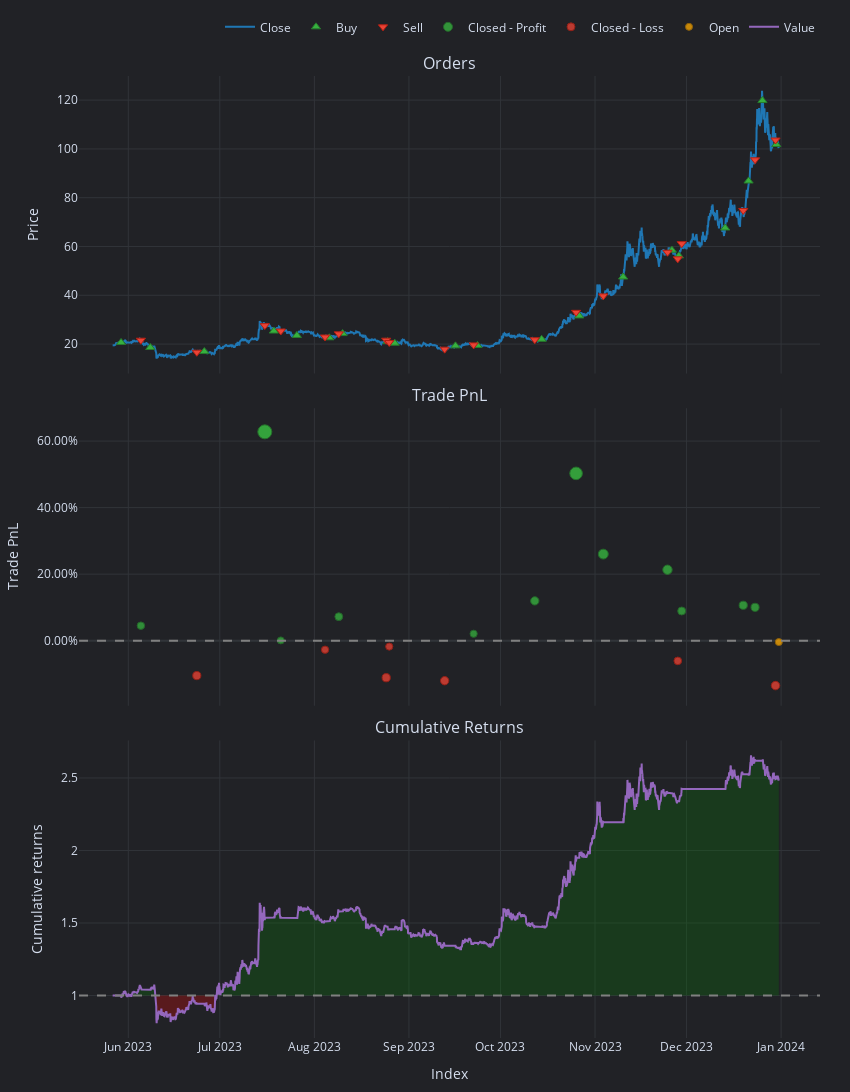

Write notebook code for a chart like this one.
### Code cell
pf.plot(settings=dict(bm_returns=False)).show()

### Figure 1 — Plotly figure (JSON) as saved in the notebook; plotly's stock layout.template omitted (floating-point values rounded to 4 significant figures; data arrays with more than 128 entries replaced by an {"elided": "..."} marker saying what was removed)
{"data": [{"legendgroup": "0", "line": {"color": "#1f77b4"}, "mode": "lines", "name": "Close", "showlegend": true, "type": "scatter", "uid": "e4f0b5e0-346d-46ae-bf6a-3a1957447aa8", "x": {"elided": "5242 str values"}, "xaxis": "x", "y": {"elided": "5242 float values"}, "yaxis": "y"}, {"customdata": {"elided": "20x9 mixed values"}, "hovertemplate": "<br>Order Id: %{customdata[0]}\n<br>Signal Index: %{customdata[1]}\n<br>Creation Index: %{customdata[2]}\n<br>Fill Index: %{customdata[3]}\n<br>Size: %{customdata[4]:,}\n<br>Price: %{customdata[5]:,}\n<br>Fees: %{customdata[6]:,}\n<br>Type: %{customdata[7]}\n<br>Stop Type: %{customdata[8]}", "marker": {"color": "#37B13F", "line": {"color": "rgb(38,123,44)", "width": 1}, "size": 8, "symbol": "triangle-up"}, "mode": "markers", "name": "Buy", "type": "scatter", "uid": "2192efec-71c5-4f26-8d69-aa580189a836", "x": ["2023-05-29T15:00:00+00:00", "2023-06-08T05:00:00+00:00", "2023-06-25T22:00:00+00:00", "2023-07-18T17:00:00+00:00", "2023-07-26T06:00:00+00:00", "2023-08-05T22:00:00+00:00", "2023-08-10T06:00:00+00:00", "2023-08-25T00:00:00+00:00", "2023-08-27T08:00:00+00:00", "2023-09-16T06:00:00+00:00", "2023-09-23T11:00:00+00:00", "2023-10-14T12:00:00+00:00", "2023-10-26T20:00:00+00:00", "2023-11-10T05:00:00+00:00", "2023-11-26T05:00:00+00:00", "2023-11-28T12:00:00+00:00", "2023-12-13T16:00:00+00:00", "2023-12-21T08:00:00+00:00", "2023-12-25T21:00:00+00:00", "2023-12-30T10:00:00+00:00"], "xaxis": "x", "y": [20.66, 18.61, 16.94, 25.34, 23.54, 22.57, 24.3, 21.04, 20.37, 19.27, 19.46, 21.97, 31.55, 47.5, 58.5, 56.16, 67.58, 86.84, 119.8, 101.8], "yaxis": "y"}, {"customdata": {"elided": "19x9 mixed values"}, "hovertemplate": "<br>Order Id: %{customdata[0]}\n<br>Signal Index: %{customdata[1]}\n<br>Creation Index: %{customdata[2]}\n<br>Fill Index: %{customdata[3]}\n<br>Size: %{customdata[4]:,}\n<br>Price: %{customdata[5]:,}\n<br>Fees: %{customdata[6]:,}\n<br>Type: %{customdata[7]}\n<br>Stop Type: %{customdata[8]}", "marker": {"color": "#EA4335", "line": {"color": "rgb(181,31,18)", "width": 1}, "size": 8, "symbol": "triangle-down"}, "mode": "markers", "name": "Sell", "type": "scatter", "uid": "a5d9c594-1498-450e-b15e-4dbd0372339c", "x": ["2023-06-05T03:00:00+00:00", "2023-06-23T11:00:00+00:00", "2023-07-15T18:00:00+00:00", "2023-07-21T00:00:00+00:00", "2023-08-04T12:00:00+00:00", "2023-08-09T00:00:00+00:00", "2023-08-24T13:00:00+00:00", "2023-08-25T13:00:00+00:00", "2023-09-12T17:00:00+00:00", "2023-09-22T05:00:00+00:00", "2023-10-12T06:00:00+00:00", "2023-10-25T19:00:00+00:00", "2023-11-03T17:00:00+00:00", "2023-11-24T18:00:00+00:00", "2023-11-28T03:00:00+00:00", "2023-11-29T10:00:00+00:00", "2023-12-19T14:00:00+00:00", "2023-12-23T11:00:00+00:00", "2023-12-30T04:00:00+00:00"], "xaxis": "x", "y": [21.59, 16.65, 27.57, 25.36, 22.9, 24.2, 21.6, 20.67, 17.92, 19.67, 21.79, 33.01, 39.76, 57.63, 54.95, 61.18, 74.78, 95.54, 103.6], "yaxis": "y"}, {"customdata": [["0", "0", "2023-06-05 03:00:00+00:00", 4.502, 0.04502], ["2", "2", "2023-07-15 18:00:00+00:00", 62.78, 0.6278], ["3", "3", "2023-07-21 00:00:00+00:00", 0.08286, 0.0008286], ["5", "5", "2023-08-09 00:00:00+00:00", 7.225, 0.07225], ["9", "9", "2023-09-22 05:00:00+00:00", 2.086, 0.02086], ["10", "10", "2023-10-12 06:00:00+00:00", 11.96, 0.1196], ["11", "11", "2023-10-25 19:00:00+00:00", 50.3, 0.503], ["12", "12", "2023-11-03 17:00:00+00:00", 26.02, 0.2602], ["13", "13", "2023-11-24 18:00:00+00:00", 21.33, 0.2133], ["15", "15", "2023-11-29 10:00:00+00:00", 8.926, 0.08926], ["16", "16", "2023-12-19 14:00:00+00:00", 10.65, 0.1065], ["17", "17", "2023-12-23 11:00:00+00:00", 10.02, 0.1002]], "hovertemplate": "<br>Exit Trade Id: %{customdata[0]}\n<br>Position Id: %{customdata[1]}\n<br>Exit Index: %{customdata[2]}\n<br>PnL: %{customdata[3]:,}\n<br>Return: %{customdata[4]:,%}", "marker": {"color": "#37B13F", "line": {"color": "rgb(38,123,44)", "width": 1}, "opacity": [0.7606, 0.9, 0.75, 0.7671, 0.7548, 0.7784, 0.8701, 0.8121, 0.8008, 0.7712, 0.7753, 0.7738], "size": [7.493, 14, 7, 7.797, 7.224, 8.327, 12.61, 9.896, 9.372, 7.987, 8.179, 8.11], "symbol": "circle"}, "mode": "markers", "name": "Closed - Profit", "type": "scatter", "uid": "a40a714b-c403-4ba8-b580-8dc59513c6a3", "x": ["2023-06-05T03:00:00+00:00", "2023-07-15T18:00:00+00:00", "2023-07-21T00:00:00+00:00", "2023-08-09T00:00:00+00:00", "2023-09-22T05:00:00+00:00", "2023-10-12T06:00:00+00:00", "2023-10-25T19:00:00+00:00", "2023-11-03T17:00:00+00:00", "2023-11-24T18:00:00+00:00", "2023-11-29T10:00:00+00:00", "2023-12-19T14:00:00+00:00", "2023-12-23T11:00:00+00:00"], "xaxis": "x2", "y": [0.04502, 0.6278, 0.0008286, 0.07225, 0.02086, 0.1196, 0.503, 0.2602, 0.2133, 0.08926, 0.1065, 0.1002], "yaxis": "y2"}, {"customdata": [["1", "1", "2023-06-23 11:00:00+00:00", -10.5, -0.105], ["4", "4", "2023-08-04 12:00:00+00:00", -2.714, -0.02714], ["6", "6", "2023-08-24 13:00:00+00:00", -11.13, -0.1113], ["7", "7", "2023-08-25 13:00:00+00:00", -1.773, -0.01773], ["8", "8", "2023-09-12 17:00:00+00:00", -12.04, -0.1204], ["14", "14", "2023-11-28 03:00:00+00:00", -6.073, -0.06073], ["18", "18", "2023-12-30 04:00:00+00:00", -13.5, -0.135]], "hovertemplate": "<br>Exit Trade Id: %{customdata[0]}\n<br>Position Id: %{customdata[1]}\n<br>Exit Index: %{customdata[2]}\n<br>PnL: %{customdata[3]:,}\n<br>Return: %{customdata[4]:,%}", "marker": {"color": "#EA4335", "line": {"color": "rgb(181,31,18)", "width": 1}, "opacity": [0.7749, 0.7563, 0.7764, 0.754, 0.7786, 0.7643, 0.7821], "size": [8.163, 7.294, 8.233, 7.189, 8.335, 7.669, 8.498], "symbol": "circle"}, "mode": "markers", "name": "Closed - Loss", "type": "scatter", "uid": "91f15729-ebc3-473e-a053-7875588462c1", "x": ["2023-06-23T11:00:00+00:00", "2023-08-04T12:00:00+00:00", "2023-08-24T13:00:00+00:00", "2023-08-25T13:00:00+00:00", "2023-09-12T17:00:00+00:00", "2023-11-28T03:00:00+00:00", "2023-12-30T04:00:00+00:00"], "xaxis": "x2", "y": [-0.105, -0.02714, -0.1113, -0.01773, -0.1204, -0.06073, -0.135], "yaxis": "y2"}, {"customdata": [["19", "19", "2023-12-31 06:00:00+00:00", -0.4107, -0.004107]], "hovertemplate": "<br>Exit Trade Id: %{customdata[0]}\n<br>Position Id: %{customdata[1]}\n<br>Exit Index: %{customdata[2]}\n<br>PnL: %{customdata[3]:,}\n<br>Return: %{customdata[4]:,%}", "marker": {"color": "#FFAA00", "line": {"color": "rgb(178,118,0)", "width": 1}, "opacity": [0.7508], "size": [7.037], "symbol": "circle"}, "mode": "markers", "name": "Open", "type": "scatter", "uid": "6b5e9e91-fae5-4437-ab20-c84236a40347", "x": ["2023-12-31T06:00:00+00:00"], "xaxis": "x2", "y": [-0.004107], "yaxis": "y2"}, {"hoverinfo": "skip", "line": {"color": "rgba(0, 0, 0, 0)", "width": 0}, "mode": "lines", "opacity": 0, "showlegend": false, "type": "scatter", "uid": "0ec29d42-d8da-41a1-80cd-05be7c144482", "x": {"elided": "5242 str values"}, "xaxis": "x3", "y": {"elided": "5242 int values"}, "yaxis": "y3"}, {"connectgaps": false, "fill": "tonexty", "fillcolor": "rgba(0, 128, 0, 0.25)", "hoverinfo": "skip", "line": {"color": "rgba(0, 0, 0, 0)", "width": 0}, "mode": "lines", "opacity": 0, "showlegend": false, "type": "scatter", "uid": "609657be-2886-41ba-8f4f-b2069a0a5462", "x": {"elided": "5242 str values"}, "xaxis": "x3", "y": {"elided": "5242 float values"}, "yaxis": "y3"}, {"hoverinfo": "skip", "line": {"color": "rgba(0, 0, 0, 0)", "width": 0}, "mode": "lines", "opacity": 0, "showlegend": false, "type": "scatter", "uid": "40597c12-3455-4f2d-9687-1cc8428b406b", "x": {"elided": "5242 str values"}, "xaxis": "x3", "y": {"elided": "5242 int values"}, "yaxis": "y3"}, {"connectgaps": false, "fill": "tonexty", "fillcolor": "rgba(255, 0, 0, 0.25)", "hoverinfo": "skip", "line": {"color": "rgba(0, 0, 0, 0)", "width": 0}, "mode": "lines", "opacity": 0, "showlegend": false, "type": "scatter", "uid": "82dc1e1a-a006-41ce-af76-91b5be64a1b9", "x": {"elided": "5242 str values"}, "xaxis": "x3", "y": {"elided": "5242 float values"}, "yaxis": "y3"}, {"legendgroup": "1", "line": {"color": "#9467bd"}, "mode": "lines", "name": "Value", "showlegend": true, "type": "scatter", "uid": "a5080e81-4b5e-43f9-b345-611a50c85bb4", "x": {"elided": "5242 str values"}, "xaxis": "x3", "y": {"elided": "5242 float values"}, "yaxis": "y3"}, {"hoverinfo": "skip", "line": {"color": "rgba(0, 0, 0, 0)", "width": 0}, "mode": "lines", "opacity": 0, "showlegend": false, "type": "scatter", "uid": "fc3475ba-b9d0-4fad-aaf7-553aebdb7185", "x": {"elided": "5242 str values"}, "xaxis": "x3", "y": {"elided": "5242 int values"}, "yaxis": "y3"}], "layout": {"annotations": [{"font": {"size": 16}, "showarrow": false, "text": "Orders", "x": 0.5, "xanchor": "center", "xref": "paper", "y": 1, "yanchor": "bottom", "yref": "paper"}, {"font": {"size": 16}, "showarrow": false, "text": "Trade PnL", "x": 0.5, "xanchor": "center", "xref": "paper", "y": 0.6547, "yanchor": "bottom", "yref": "paper"}, {"font": {"size": 16}, "showarrow": false, "text": "Cumulative Returns", "x": 0.5, "xanchor": "center", "xref": "paper", "y": 0.3093, "yanchor": "bottom", "yref": "paper"}], "height": 1110, "legend": {"orientation": "h", "traceorder": "normal", "x": 1, "xanchor": "right", "y": 1.036, "yanchor": "bottom"}, "margin": {"b": 30, "l": 30, "r": 30, "t": 30}, "shapes": [{"line": {"color": "gray", "dash": "dash"}, "type": "line", "x0": 0, "x1": 1, "xref": "paper", "y0": 0, "y1": 0, "yref": "y2"}, {"line": {"color": "gray", "dash": "dash"}, "type": "line", "x0": 0, "x1": 1, "xref": "paper", "y0": 1, "y1": 1, "yref": "y3"}], "showlegend": true, "width": 850, "xaxis": {"anchor": "y", "domain": [0, 1], "matches": "x3", "showticklabels": false}, "xaxis2": {"anchor": "y2", "domain": [0, 1], "matches": "x3", "showticklabels": false}, "xaxis3": {"anchor": "y3", "domain": [0, 1], "title": {"text": "Index"}}, "yaxis": {"anchor": "x", "domain": [0.6907, 1], "title": {"text": "Price"}}, "yaxis2": {"anchor": "x2", "domain": [0.3453, 0.6547], "tickformat": ".2%", "title": {"text": "Trade PnL"}}, "yaxis3": {"anchor": "x3", "domain": [0, 0.3093], "title": {"text": "Cumulative returns"}}}}
